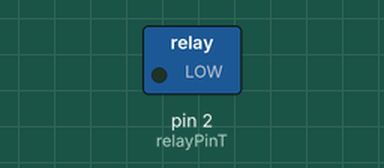
Recording of a sketch running on a simulated Arduino Uno, built with avr-gcc and run on an emulated ATmega328P. On the bench: switched loads named in the sketch (green lamp = pin HIGH). Dashed ring = blinking. What the sketch prints to the serial monitor is not drawn.

Above: at 0.2 s.
Timing chart, 0 to 3.0 s (numbered marks = the images above):
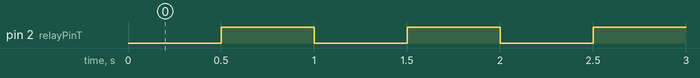

The sketch:

Relevador-con-Arduino.ino
```cpp
/*
  Created by TEOS
  Domotic with Arduino https://goo.gl/btZpjs
  YouTube https://goo.gl/k7TUSZ
  Instagram https://goo.gl/zEIjia
  Facebook https://goo.gl/eivraR
  Twitter https://goo.gl/du5Wgn
  Github https://goo.gl/Xl5IiS
  Google Plus https://goo.gl/gBnUdh
  WEB https://goo.gl/jtiYJy
*/

const int relayPinT = 2;
String resultSerialT;
int relayStateT = HIGH;

void setup() {
  Serial.begin(9600);
  pinMode(relayPinT, OUTPUT);
  digitalWrite(relayPinT, relayStateT);
}

void loop() {
  if (relayStateT == LOW)
    relayStateT = HIGH;
  else
    relayStateT = LOW;
  digitalWrite(relayPinT, relayStateT);
  resultSerialT = "El estado del relevador es: " + String(relayStateT);
  Serial.println(resultSerialT);
  delay(500);
}
```

Measured:
- by itself, pin 2 (relayPinT): alternates HIGH for 0.50 s and LOW for 0.50 s
